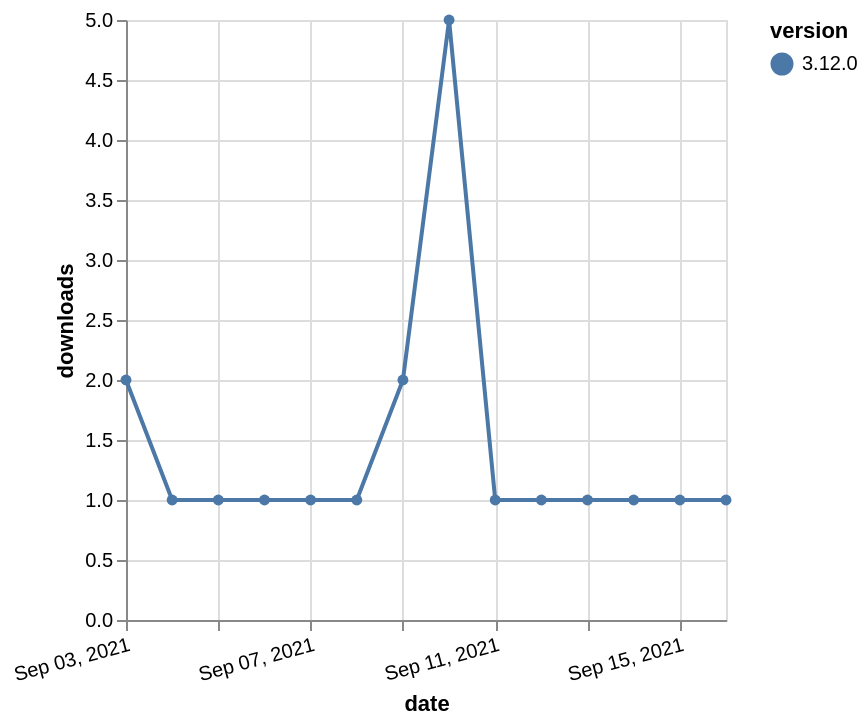

Here is the Vega-Lite specification saved for this chart:
### Vega-Lite specification from a JSON file in a GitHub repository (floating-point values rounded to 4 significant figures)
{"$schema": "https://vega.github.io/schema/vega-lite/v5.json", "description": "A simple bar chart with embedded data.", "data": {"values": [{"date": "2021-09-03", "total": 508, "delta": 2, "version": "3.12.0"}, {"date": "2021-09-04", "total": 509, "delta": 1, "version": "3.12.0"}, {"date": "2021-09-05", "total": 510, "delta": 1, "version": "3.12.0"}, {"date": "2021-09-06", "total": 511, "delta": 1, "version": "3.12.0"}, {"date": "2021-09-07", "total": 512, "delta": 1, "version": "3.12.0"}, {"date": "2021-09-08", "total": 513, "delta": 1, "version": "3.12.0"}, {"date": "2021-09-09", "total": 515, "delta": 2, "version": "3.12.0"}, {"date": "2021-09-10", "total": 520, "delta": 5, "version": "3.12.0"}, {"date": "2021-09-11", "total": 521, "delta": 1, "version": "3.12.0"}, {"date": "2021-09-12", "total": 522, "delta": 1, "version": "3.12.0"}, {"date": "2021-09-13", "total": 523, "delta": 1, "version": "3.12.0"}, {"date": "2021-09-14", "total": 524, "delta": 1, "version": "3.12.0"}, {"date": "2021-09-15", "total": 525, "delta": 1, "version": "3.12.0"}, {"date": "2021-09-16", "total": 526, "delta": 1, "version": "3.12.0"}]}, "width": "container", "mark": {"type": "line", "point": {"filled": true}}, "encoding": {"x": {"field": "date", "type": "temporal", "timeUnit": "yearmonthdate", "title": "date", "axis": {"labelAngle": -15}}, "y": {"field": "delta", "type": "quantitative", "title": "downloads"}, "color": {"field": "version", "type": "nominal"}, "tooltip": {"field": "delta"}}}
